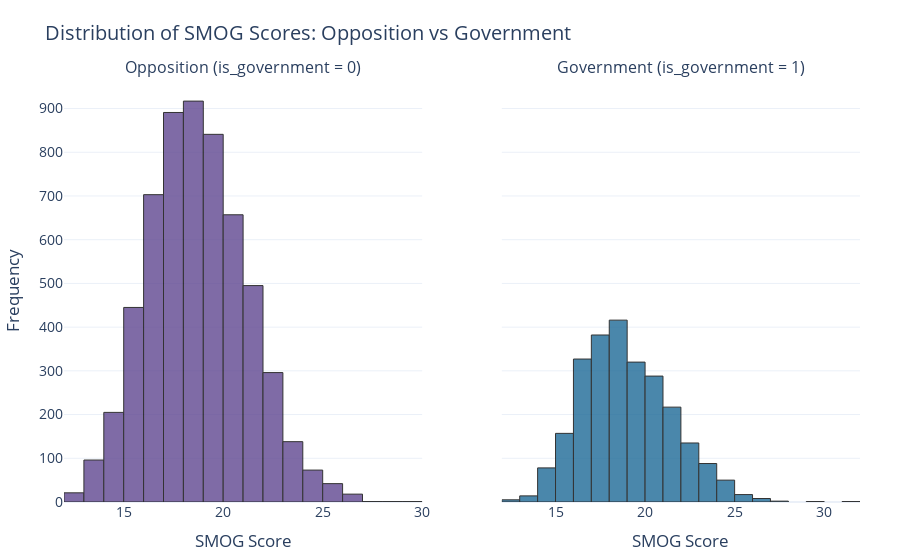

Notebook code cell kept with this figure:
### Code cell
# Filter valid scores
valid_smog = rq2_rdf[rq2_rdf['smog_score'].notna()]
gov_scores = valid_smog[valid_smog['is_government'] == 1]['smog_score']
opp_scores = valid_smog[valid_smog['is_government'] == 0]['smog_score']

# Create side-by-side subplot layout
fig = make_subplots(
    rows=1, cols=2,
    shared_yaxes=True,
    subplot_titles=("Opposition (is_government = 0)", "Government (is_government = 1)")
)

# Add Opposition histogram
fig.add_trace(go.Histogram(
    x=opp_scores,
    nbinsx=30,
    name='Opposition',
    marker=dict(color=colors[0], line=dict(width=1, color='black')),
    opacity=0.8,
    showlegend=False
), row=1, col=1)

# Add Government histogram
fig.add_trace(go.Histogram(
    x=gov_scores,
    nbinsx=30,
    name='Government',
    marker=dict(color=colors[1], line=dict(width=1, color='black')),
    opacity=0.8,
    showlegend=False
), row=1, col=2)

# Update layout
fig.update_layout(
    title="Distribution of SMOG Scores: Opposition vs Government",
    template="plotly_white",
    font=dict(size=14),
    margin=dict(l=40, r=40, t=80, b=40),
    xaxis_title="SMOG Score",
    xaxis2_title="SMOG Score",
    yaxis_title="Frequency"
)

fig.show()

### Figure 1 — Plotly figure (JSON) as saved in the notebook; plotly's stock layout.template omitted (floating-point values rounded to 4 significant figures; data arrays with more than 128 entries replaced by an {"elided": "..."} marker saying what was removed)
{"data": [{"marker": {"color": "rgb(95, 70, 144)", "line": {"color": "black", "width": 1}}, "name": "Opposition", "nbinsx": 30, "opacity": 0.8, "showlegend": false, "type": "histogram", "x": {"elided": "5841 float values"}, "xaxis": "x", "yaxis": "y"}, {"marker": {"color": "rgb(29, 105, 150)", "line": {"color": "black", "width": 1}}, "name": "Government", "nbinsx": 30, "opacity": 0.8, "showlegend": false, "type": "histogram", "x": {"elided": "2506 float values"}, "xaxis": "x2", "yaxis": "y2"}], "layout": {"annotations": [{"font": {"size": 16}, "showarrow": false, "text": "Opposition (is_government = 0)", "x": 0.225, "xanchor": "center", "xref": "paper", "y": 1, "yanchor": "bottom", "yref": "paper"}, {"font": {"size": 16}, "showarrow": false, "text": "Government (is_government = 1)", "x": 0.775, "xanchor": "center", "xref": "paper", "y": 1, "yanchor": "bottom", "yref": "paper"}], "font": {"size": 14}, "margin": {"b": 40, "l": 40, "r": 40, "t": 80}, "title": {"text": "Distribution of SMOG Scores: Opposition vs Government"}, "xaxis": {"anchor": "y", "domain": [0, 0.45], "title": {"text": "SMOG Score"}}, "xaxis2": {"anchor": "y2", "domain": [0.55, 1], "title": {"text": "SMOG Score"}}, "yaxis": {"anchor": "x", "domain": [0, 1], "title": {"text": "Frequency"}}, "yaxis2": {"anchor": "x2", "domain": [0, 1], "matches": "y", "showticklabels": false}}}
